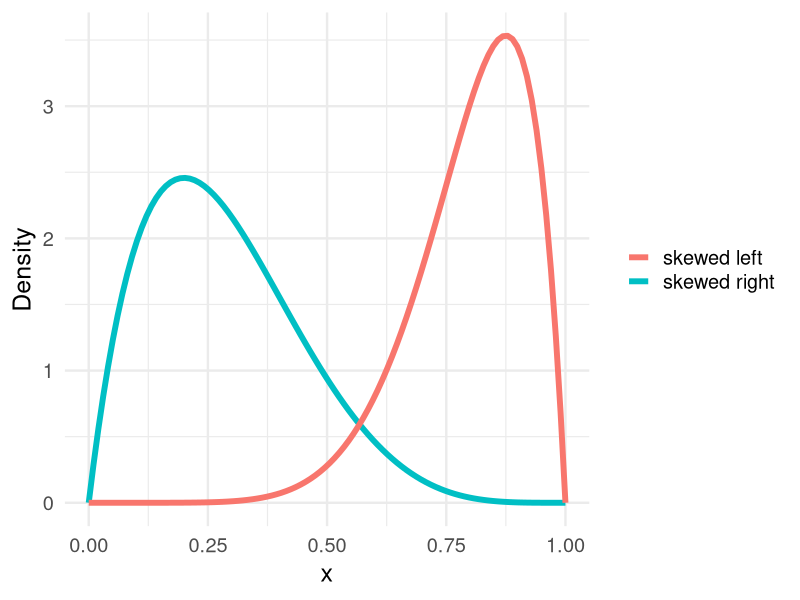
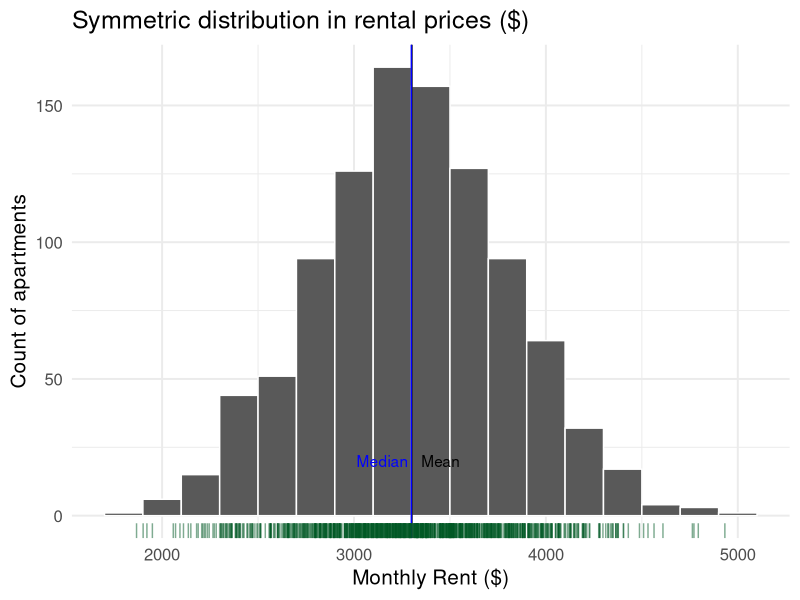
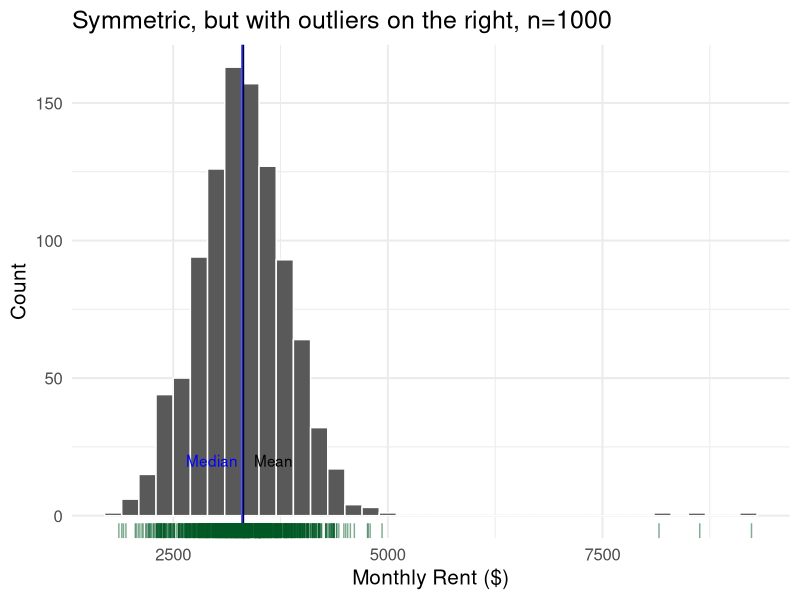
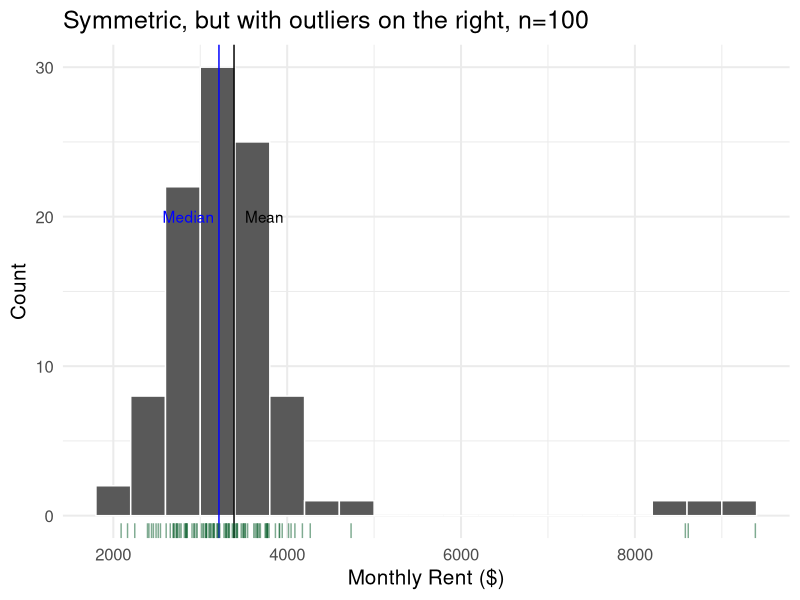
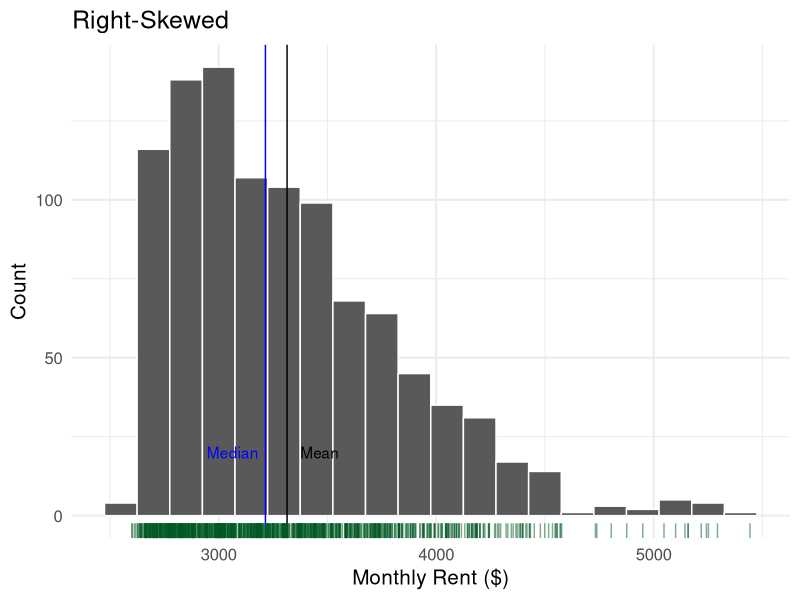
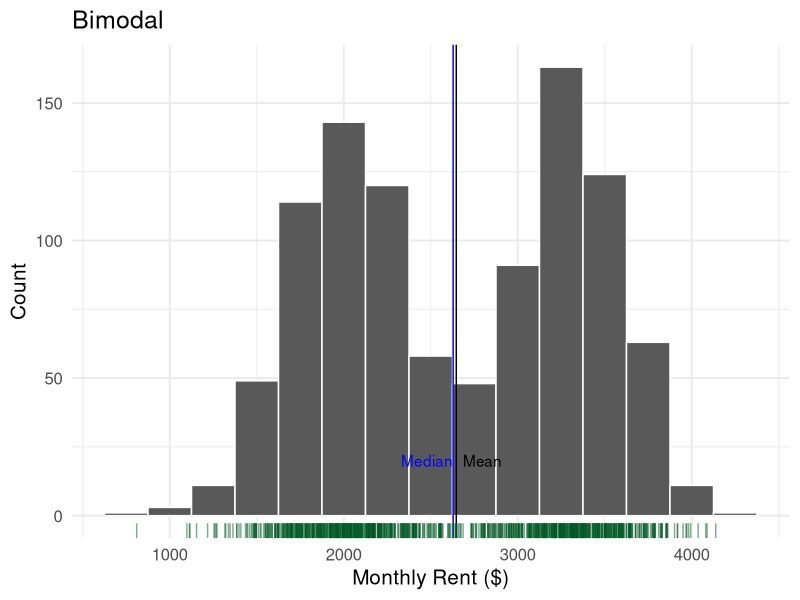
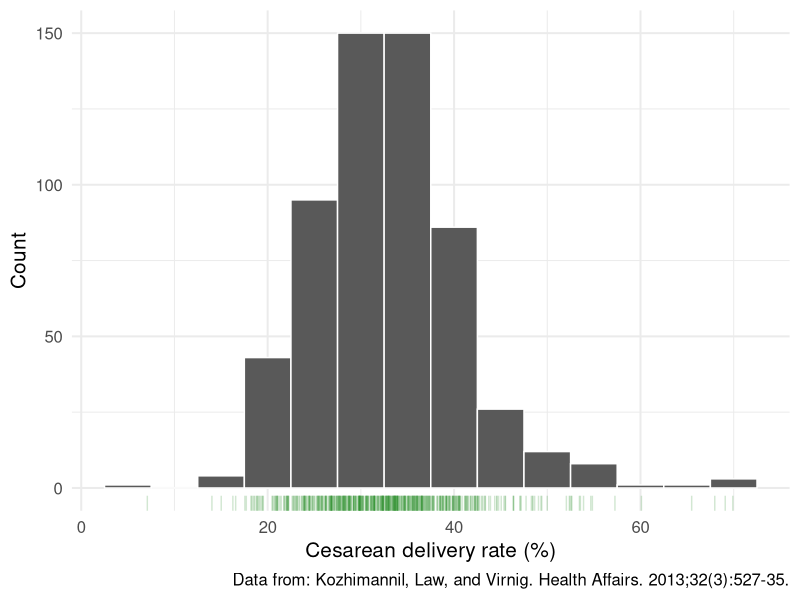
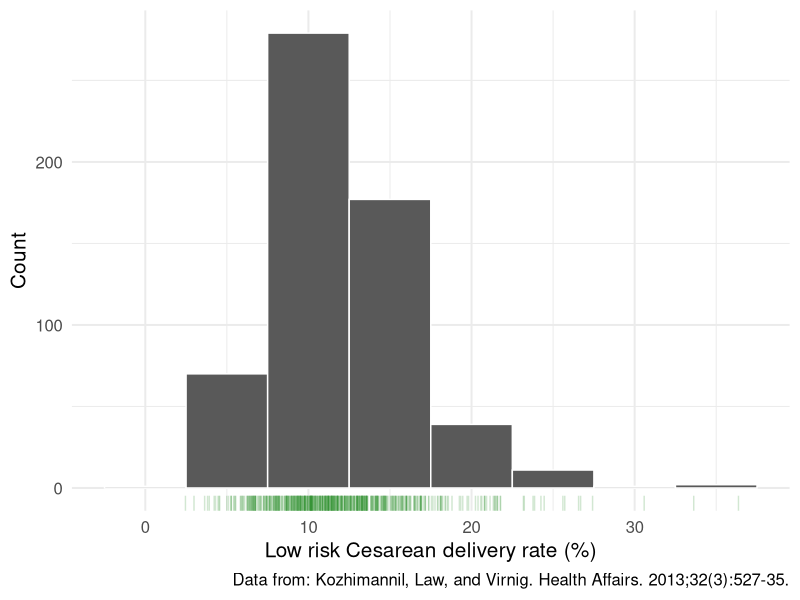

Reproduce these figures in R, in order.
## ---- chunk 1
library(ggplot2)
library(forcats)
library(fGarch) # don't need to know what this library does (used to make the skewed distributions)
library(readr)
## ---- chunk 2
lake_data <- read_csv("mercury-lake.csv")
## ---- chunk 3
# notice that if I put a # in front of a line of code it will not run
#head(lake_data)
#dim(lake_data)
#names(lake_data)
#str(lake_data)
## ---- chunk 4
library(dplyr)
## ---- chunk 5
names(lake_data)
## ---- chunk 6
lake_data_tidy <- rename(lake_data, name_of_lake = lakes)
## ---- chunk 7
names(lake_data_tidy)
## ---- chunk 8
lake_data_tidy <- rename(lake_data, 
                         name_of_lake = lakes, 
                         ph_level = ph)
## ---- chunk 9
smaller_data <- select(lake_data, lakes, ph, chlorophyll)
names(smaller_data)
## ---- chunk 10
smaller_data_2 <- select(lake_data, - age_data)
names(smaller_data_2)
## ---- chunk 11
smaller_data <- lake_data %>% select(lakes, ph, chlorophyll)
smaller_data_2 <- lake_data %>% select(- age_data)
## ---- chunk 12
#View(lake_data)
lake_data %>% arrange(ph)
## ---- chunk 13
lake_data %>% arrange(- ph)
## ---- chunk 14
lake_data %>% arrange(age_data, ph)
## ---- chunk 15
lake_data_new_fish <- lake_data %>% 
  mutate(actual_fish_sampled = number_fish * 100)

#lake_data_new_fish
## ---- chunk 16
tidy_lake_data <- lake_data %>% 
  rename(name_of_lake = lakes) %>%
  mutate(actual_fish_sampled = number_fish * 100) %>%
  select(- age_data, - number_fish)
## ---- chunk 17
tidy_lake_data <- lake_data %>% 
  rename(lake_name = lakes) %>%
  mutate(actual_fish_sampled = number_fish * 100) %>%
  select(- age_data, - number_fish)

tidy_lake_data
## ---- chunk 18
lake_data_filtered <- lake_data %>% filter(ph > 7)
lake_data_filtered
## ---- chunk 19
lake_data %>% filter(age_data == "recent")
## ---- chunk 20
lake_data %>% filter(age_data != "recent") 
## ---- chunk 21
lake_data %>% filter(lakes %in% c("Alligator", "Blue Cypress")) 
## ---- chunk 22
lake_data %>% filter(ph > 6, chlorophyll > 30)

#this is the same as:
lake_data %>% filter(ph > 6 & chlorophyll > 30)
## ---- chunk 23
lake_data %>% filter(ph > 6 | chlorophyll > 30)
## ---- chunk 24
lake_data %>% 
  group_by(age_data) %>% 
  summarize(mean_ph = mean(ph))
## ---- chunk 25
lake_data %>% 
  group_by(age_data) %>% 
  summarize(mean_ph = mean(ph),
            standard_deviation_ph = sd(ph))
## ---- chunk 26
library(knitr) # for include_graphics() 
library(dplyr)
library(forcats)
library(ggplot2)
library(fGarch) # don't need to know what this library does (used to make the skewed distributions)
## ---- chunk 27
# STUDENTS: YOU DON'T NEED TO KNOW THE CODE IN THIS CODE CHUNK USED TO MAKE THIS PLOT.
x <- seq(0,1,length=100)
db <- dbeta(x, 2, 5)
db2 <- dbeta(x, 8, 2)

ggplot() + 
  geom_line(aes(x,db, col = "skewed right"), lwd = 2) + 
  geom_line(aes(x,db2, col = "skewed left"), lwd = 2) +
  labs(y = "Density") + theme_minimal(base_size = 18) + 
  theme(legend.title = element_blank())
## ---- chunk 28
# This code chunk simulates rent price distributions under varying assumptions.
# Note to students: you won't be tested on your understanding of this code chunk.

set.seed(1236)
rent_n <- 1000
rent_mean <- 3300
rent_sd <- 500
rent_skew_factor <- 5
rent_sym <- rnorm(n = rent_n, mean = rent_mean, sd = rent_sd)
rent_sym_out_left <- c(rent_sym[ seq(1, rent_n - 3) ], 1200, 1250, 1500)
rent_sym_out_right <- rent_sym + c(rep(0, rent_n - 3), 6000, 5000, 5500)
rent_left_skew <- rsnorm(
  n = rent_n, mean = rent_mean,
  sd = rent_sd, xi = 1 / rent_skew_factor
)
rent_right_skew <- rsnorm(
  n = rent_n, mean = rent_mean,
  sd = rent_sd, xi = rent_skew_factor
)
rent_bimodal <- c(
  rnorm(n = rent_n / 2, mean = rent_mean, sd = 300),
  rnorm(n = rent_n / 2, mean = 2000, sd = 300)
)

rent_data <- data.frame(
  sym = rent_sym,
  left_skew = rent_left_skew,
  sym_out_left = rent_sym_out_left,
  sym_out_right = rent_sym_out_right,
  right_skew = rent_right_skew,
  bimodal = rent_bimodal
)

rm(rent_sym, rent_left_skew, rent_sym_out_left, 
   rent_sym_out_right, rent_right_skew, rent_bimodal)

rent_summs <- rent_data %>%
  summarize_all(list(mean = mean, median=median))

### now sample only 100 apartments
rent_smaller_n <- 100

rent_sym_small <- rnorm(n = rent_smaller_n, mean = rent_mean, sd = rent_sd)
rent_sym_out_left_small <- c(rent_sym_small[ seq(1, rent_smaller_n - 3) ], 1200, 1250, 1500)
rent_sym_out_right_small <- rent_sym_small + c(rep(0, rent_smaller_n - 3), 6000, 5000, 5500)

rent_data_small <- data.frame(
  sym = rent_sym_small,
  sym_out_left = rent_sym_out_left_small,
  sym_out_right = rent_sym_out_right_small
)

rent_summs_small <- rent_data_small %>%
  summarize_all(funs(mean, median))

rm(rent_sym_out_left_small, rent_sym_out_right_small, rent_sym_small)
## ---- chunk 29
sym_plot <- ggplot(rent_data, aes(x = sym)) +
  geom_histogram(binwidth = 200, col = "white") +
  labs(x = "Monthly Rent ($)", 
       y = "Count of apartments",
       title = "Symmetric distribution in rental prices ($)") +
  geom_vline(xintercept = rent_summs$sym_mean) +
  geom_vline(xintercept = rent_summs$sym_median, col = "blue") +
  geom_text(aes(x = rent_summs$sym_mean + 150, y = 20),
            label = "Mean", check_overlap = T) +
  geom_text(aes(x = rent_summs$sym_median - 150, y = 20),
            label = "Median", check_overlap = T, col = "blue") +
  geom_rug(col = "#005824", alpha = 0.5) + #hex colours (see link below)
  theme_minimal(base_size = 15)

sym_plot
## ---- chunk 30
# in base R
mean(rent_data[,"sym"])
median(rent_data[,"sym"])
## ---- chunk 31
# using the summarize function and a pipe operator 
rent_data %>% summarize(
  mean=mean(sym),
  median = median(sym))
## ---- chunk 32
sym_out_right_plot <- ggplot(rent_data, aes(x = sym_out_right)) +
  geom_histogram(binwidth = 200, col = "white") +
  xlab("Monthly Rent ($)") + ylab("Count") +
  ggtitle("Symmetric, but with outliers on the right, n=1000") +
  geom_vline(xintercept = rent_summs$sym_out_right_mean) +
  geom_vline(xintercept = rent_summs$sym_out_right_median, col = "blue") +
  geom_text(aes(x = rent_summs$sym_out_right_mean + 350, y = 20),
            label = "Mean", check_overlap = T) +
  geom_text(aes(x = rent_summs$sym_out_right_median - 350, y = 20),
            label = "Median", check_overlap = T, col = "blue") +
  geom_rug(col = "#005824", alpha = 0.5) +
  theme_minimal(base_size = 15)

sym_out_right_plot
## ---- chunk 33
sym_out_right_plot <- ggplot(rent_data_small, aes(x = sym_out_right)) +
  geom_histogram(binwidth = 400, col = "white") +
  xlab("Monthly Rent ($)") + ylab("Count") +
  ggtitle("Symmetric, but with outliers on the right, n=100") +
  geom_vline(xintercept = rent_summs_small$sym_out_right_mean) +
  geom_vline(xintercept = rent_summs_small$sym_out_right_median, col = "blue") +
  geom_text(aes(x = rent_summs_small$sym_out_right_mean + 350, y = 20),
            label = "Mean", check_overlap = T) +
  geom_text(aes(x = rent_summs_small$sym_out_right_median - 350, y = 20),
            label = "Median", check_overlap = T, col = "blue") +
  geom_rug(col = "#005824", alpha = 0.5) +
  theme_minimal(base_size = 15)

sym_out_right_plot
## ---- chunk 34
right_skew_plot <- ggplot(rent_data, aes(x = right_skew)) +
  geom_histogram(binwidth = 150, col = "white") +
  xlab("Monthly Rent ($)") + ylab("Count") +
  ggtitle("Right-Skewed") +
  geom_vline(xintercept = rent_summs$right_skew_mean) +
  geom_vline(xintercept = rent_summs$right_skew_median, col = "blue") +
  geom_text(aes(x = rent_summs$right_skew_mean + 150, y = 20), label = "Mean", check_overlap = T) +
  geom_text(aes(x = rent_summs$right_skew_median - 150, y = 20), label = "Median", check_overlap = T, col = "blue") +
  geom_rug(col = "#005824", alpha = 0.5) +
  theme_minimal(base_size = 15)
right_skew_plot
## ---- chunk 35
bi_plot <- ggplot(rent_data, aes(x = bimodal)) +
  geom_histogram(binwidth = 250, col = "white") +
  xlab("Monthly Rent ($)") + ylab("Count") +
  ggtitle("Bimodal") +
  geom_vline(xintercept = rent_summs$bimodal_mean) +
  geom_vline(xintercept = rent_summs$bimodal_median, col = "blue") +
  geom_text(aes(x = rent_summs$bimodal_mean + 150, y = 20),
            label = "Mean", check_overlap = T) +
  geom_text(aes(x = rent_summs$bimodal_median - 150, y = 20),
            label = "Median", check_overlap = T, col = "blue") +
  geom_rug(col = "#005824", alpha = 0.5) +
  theme_minimal(base_size = 15)
bi_plot
## ---- chunk 36
rent_data %>% summarize(
  Q1 = quantile(sym, 0.25),
  median = median(sym),
  Q3 = quantile(sym, 0.75)
  )
## ---- chunk 37
rent_data %>% summarize(
  min = min(sym),
  Q1 = quantile(sym, 0.25),
  median = median(sym),
  Q3 = quantile(sym, 0.75),
  max = max(sym)
)
## ---- chunk 38
library(readxl) 
# this library helps with reading xlsx and xls files into R
CS_dat <- read_xlsx("Kozhimannil_Ex_Cesarean.xlsx", sheet = 1)
## ---- chunk 39
head(CS_dat)
## ---- chunk 40
names(CS_dat) 
## ---- chunk 41
CS_dat <- CS_dat %>% rename(cs_rate = `Cesarean rate *100`,
                            low_risk_cs_rate = `Low Risk Cearean rate*100`)
## ---- chunk 42
CS_dat <- CS_dat %>%
  select(Births, cs_rate,low_risk_cs_rate) %>%
  rename(num_births = Births)
## ---- chunk 43
ggplot(CS_dat, aes(x = cs_rate)) +
  geom_histogram(col = "white", binwidth = 5) +
  labs( x = "Cesarean delivery rate (%)", y = "Count",
    caption = "Data from: Kozhimannil, Law, and Virnig. Health Affairs. 2013;32(3):527-35.") +
  geom_rug(alpha = 0.2, col = "forest green") + #alpha controls transparency
  theme_minimal(base_size = 15)
## ---- chunk 44
CS_dat %>% summarize(
  Q1 = quantile(cs_rate, 0.25),
  median = median(cs_rate),
  Q3 = quantile(cs_rate, 0.75)
  )
## ---- chunk 45
CS_dat %>% summarize(
  min = min(cs_rate),
  Q1 = quantile(cs_rate, 0.25),
  median = median(cs_rate),
  Q3 = quantile(cs_rate, 0.75),
  max = max(cs_rate)
)
## ---- chunk 46
ggplot(CS_dat, aes(x = low_risk_cs_rate)) +
  geom_histogram(col = "white", binwidth = 5) +
  labs( x = "Low risk Cesarean delivery rate (%)", y = "Count",
    caption = "Data from: Kozhimannil, Law, and Virnig. Health Affairs. 2013;32(3):527-35.") +
  geom_rug(alpha = 0.2, col = "forest green") + #alpha controls transparency
  theme_minimal(base_size = 15)
## ---- chunk 47
CS_dat %>% summarize(
  min = min(low_risk_cs_rate),
  Q1 = quantile(low_risk_cs_rate, 0.25),
  median = median(low_risk_cs_rate),
  Q3 = quantile(low_risk_cs_rate, 0.75),
  max = max(low_risk_cs_rate)
)
## ---- chunk 48
CS_dat %>% summarize(
  cs_sd = sd(cs_rate),
  cs_var = var(cs_rate)
)
## ---- chunk 49
ggplot(CS_dat, aes(y = cs_rate)) +
  geom_boxplot() +
  ylab("Cesarean delivery rate (%)") +
  labs(title = "Box plot of the CS rates across \nUS hospitals",
       caption = "Data from: Kozhimannil et al. 2013.") +
  theme_minimal(base_size = 15) +
  scale_x_continuous(labels = NULL) 
  # removes the labels from the x axis
